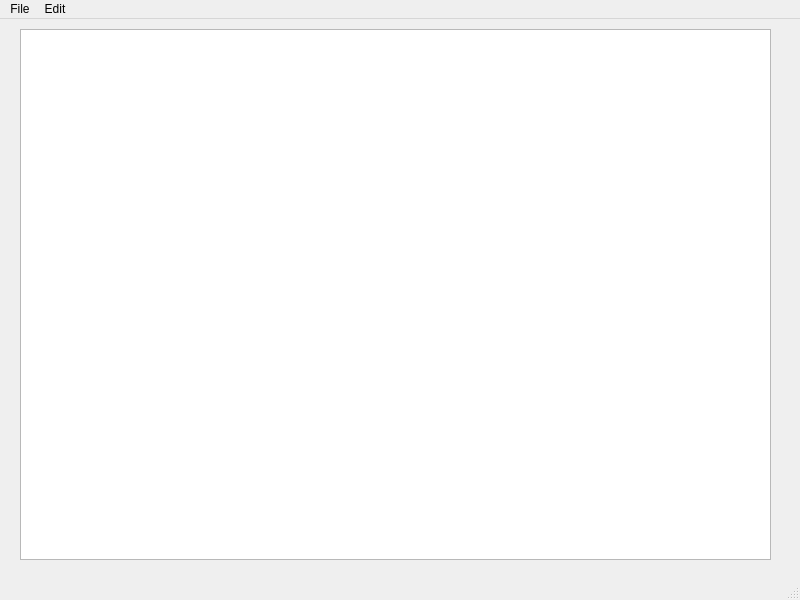
<?xml version="1.0" encoding="UTF-8"?>
<ui version="4.0">
 <class>MainWindow</class>
 <widget class="QMainWindow" name="MainWindow">
  <property name="geometry">
   <rect>
    <x>0</x>
    <y>0</y>
    <width>800</width>
    <height>600</height>
   </rect>
  </property>
  <property name="windowTitle">
   <string>MainWindow</string>
  </property>
  <widget class="QWidget" name="centralwidget">
   <widget class="QWidget" name="verticalLayoutWidget">
    <property name="geometry">
     <rect>
      <x>20</x>
      <y>10</y>
      <width>751</width>
      <height>531</height>
     </rect>
    </property>
    <layout class="QVBoxLayout" name="verticalLayout">
     <item>
      <widget class="QTextEdit" name="textEdit"/>
     </item>
    </layout>
   </widget>
  </widget>
  <widget class="QMenuBar" name="menubar">
   <property name="geometry">
    <rect>
     <x>0</x>
     <y>0</y>
     <width>800</width>
     <height>22</height>
    </rect>
   </property>
   <widget class="QMenu" name="menuFioe">
    <property name="title">
     <string>File</string>
    </property>
    <addaction name="actionNew"/>
    <addaction name="actionOpen"/>
    <addaction name="actionSave_as"/>
    <addaction name="actionPrint"/>
    <addaction name="actionExit"/>
   </widget>
   <widget class="QMenu" name="menuEdit">
    <property name="title">
     <string>Edit</string>
    </property>
    <addaction name="actionCopy"/>
    <addaction name="actionPaste"/>
    <addaction name="actionCut"/>
    <addaction name="actionUndo"/>
    <addaction name="actionRedo"/>
   </widget>
   <addaction name="menuFioe"/>
   <addaction name="menuEdit"/>
  </widget>
  <widget class="QStatusBar" name="statusbar"/>
  <action name="actionNew">
   <property name="icon">
    <iconset resource="Resources.qrc">
     <normaloff>:/imgs/New.bmp</normaloff>:/imgs/New.bmp</iconset>
   </property>
   <property name="text">
    <string>New</string>
   </property>
  </action>
  <action name="actionOpen">
   <property name="icon">
    <iconset resource="Resources.qrc">
     <normaloff>:/imgs/Open.bmp</normaloff>:/imgs/Open.bmp</iconset>
   </property>
   <property name="text">
    <string>Open</string>
   </property>
  </action>
  <action name="actionSave_as">
   <property name="icon">
    <iconset resource="Resources.qrc">
     <normaloff>:/imgs/Save.bmp</normaloff>:/imgs/Save.bmp</iconset>
   </property>
   <property name="text">
    <string>Save as</string>
   </property>
  </action>
  <action name="actionPrint">
   <property name="text">
    <string>Print</string>
   </property>
  </action>
  <action name="actionExit">
   <property name="icon">
    <iconset resource="Resources.qrc">
     <normaloff>:/imgs/DeleteSticky.bmp</normaloff>:/imgs/DeleteSticky.bmp</iconset>
   </property>
   <property name="text">
    <string>Exit</string>
   </property>
  </action>
  <action name="actionCopy">
   <property name="icon">
    <iconset resource="Resources.qrc">
     <normaloff>:/imgs/Copy.bmp</normaloff>:/imgs/Copy.bmp</iconset>
   </property>
   <property name="text">
    <string>Copy</string>
   </property>
  </action>
  <action name="actionPaste">
   <property name="icon">
    <iconset resource="Resources.qrc">
     <normaloff>:/imgs/Paste.bmp</normaloff>:/imgs/Paste.bmp</iconset>
   </property>
   <property name="text">
    <string>Paste</string>
   </property>
  </action>
  <action name="actionCut">
   <property name="icon">
    <iconset resource="Resources.qrc">
     <normaloff>:/imgs/Cut.bmp</normaloff>:/imgs/Cut.bmp</iconset>
   </property>
   <property name="text">
    <string>Cut</string>
   </property>
  </action>
  <action name="actionUndo">
   <property name="text">
    <string>Undo</string>
   </property>
  </action>
  <action name="actionRedo">
   <property name="text">
    <string>Redo</string>
   </property>
  </action>
 </widget>
 <resources>
  <include location="Resources.qrc"/>
 </resources>
 <connections/>
</ui>
